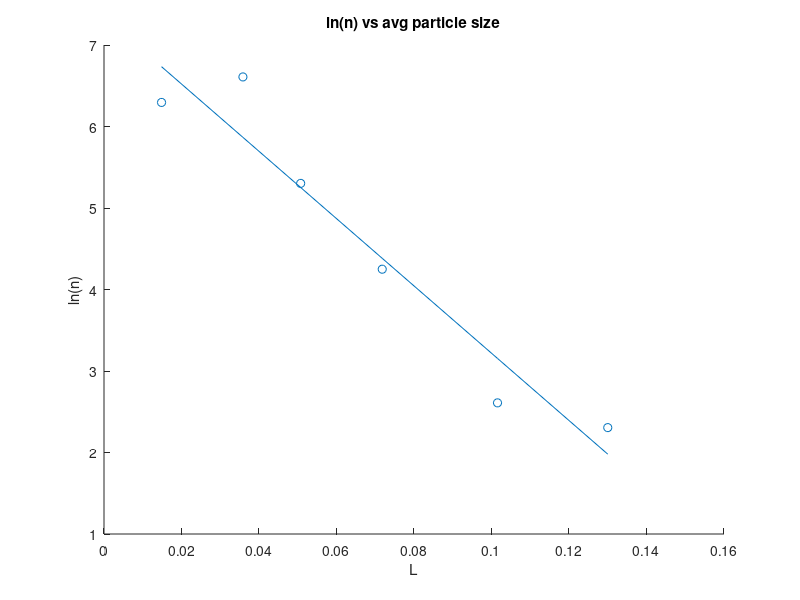

Here is the MATLAB script that generated this plot: (Note: this script raises an error after producing the figure.)
clear;
clc;

MSI = [1.41 1.19 0.841 0.595 0.42 0.297];
MSF = [1.19 0.841 0.595 0.42 0.297 0];
M = [28.5 29.2 37.5 27 24.7 3.1];
sf = 0.42;
d = 1400;


L = (10^-1)*(MSI+MSF)/2;
L_diff = (MSI - MSF)*10^-1;

for i = 1:6
n(i) = M(i)*10^-2/ (d*sf*L(i)^3*L_diff(i));
end

scatter(L, log(n));
xlabel("L");
ylabel("ln(n)");
title("ln(n) vs avg particle size");
hold on;

p = polyfit(L, log(n), 1);
f1 = polyval(p, L);
plot(L, f1);
rmse = rmse(f1, log(n))
t = 200/250;
G = 1/p(1)*t
n0 = exp(p(2))